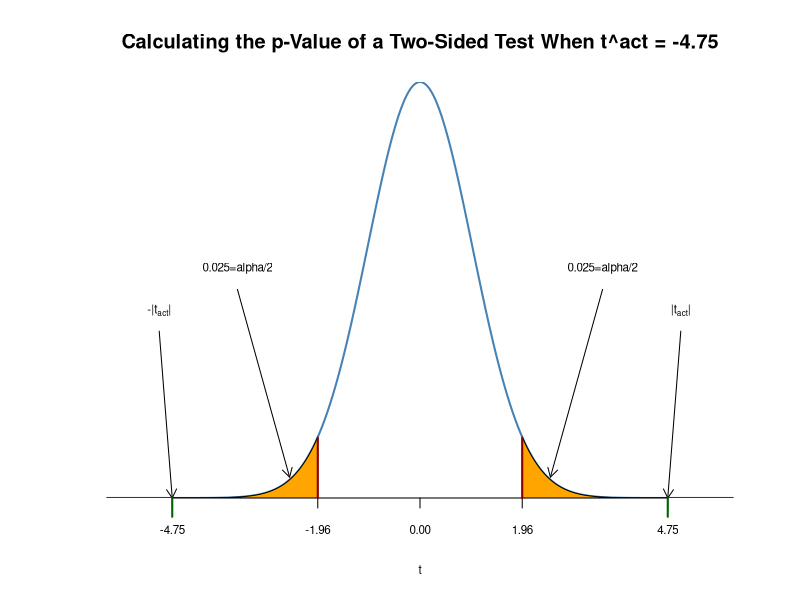
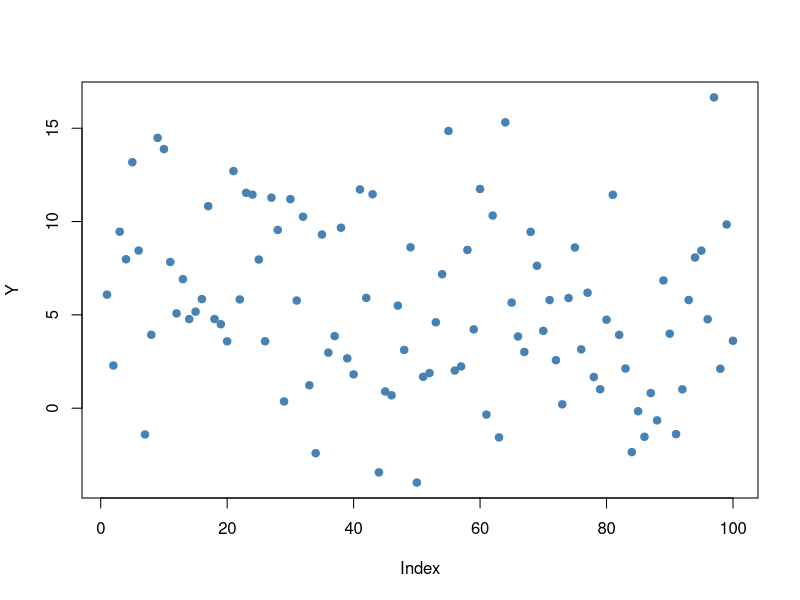
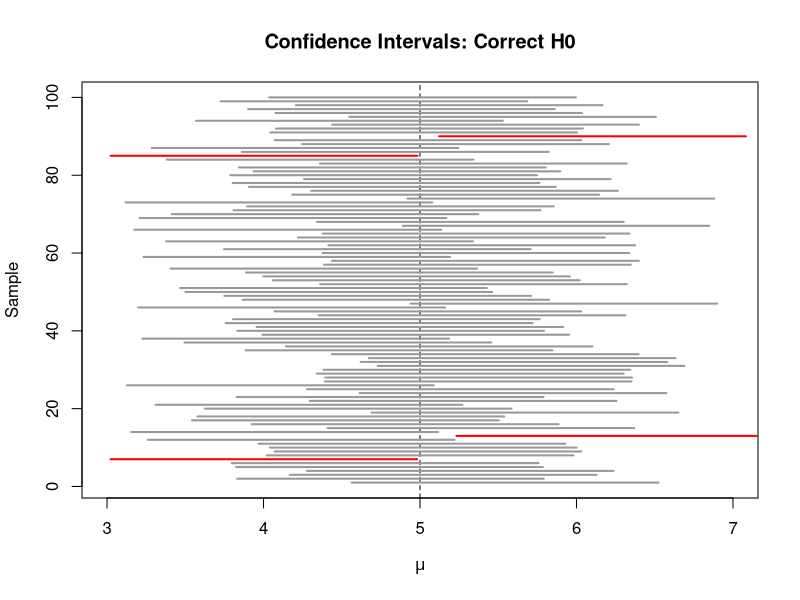
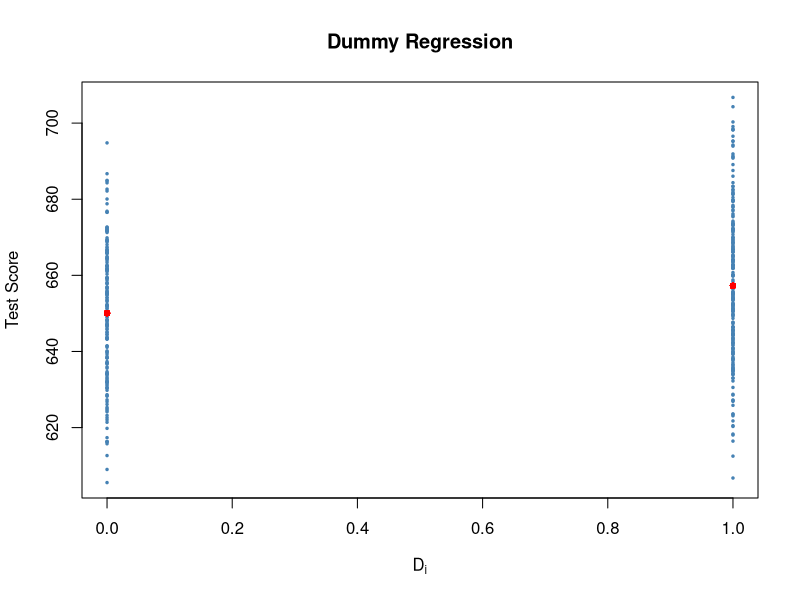
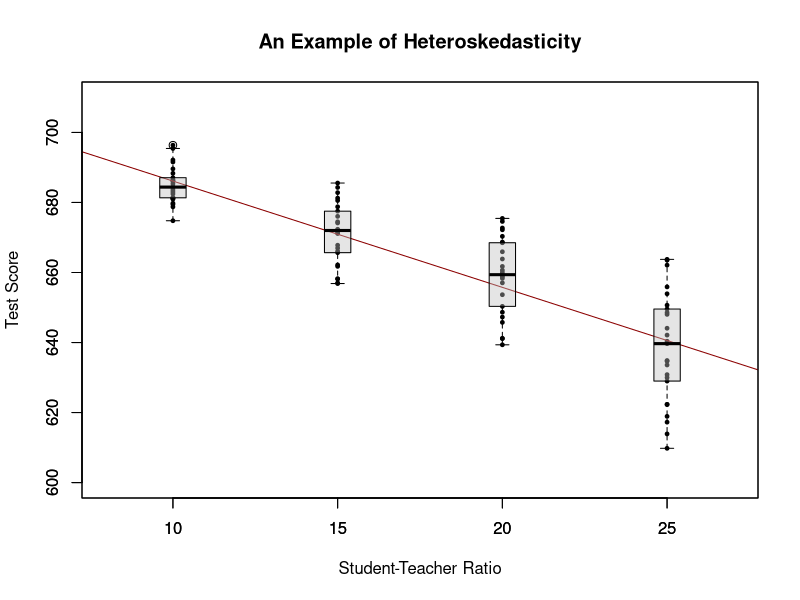
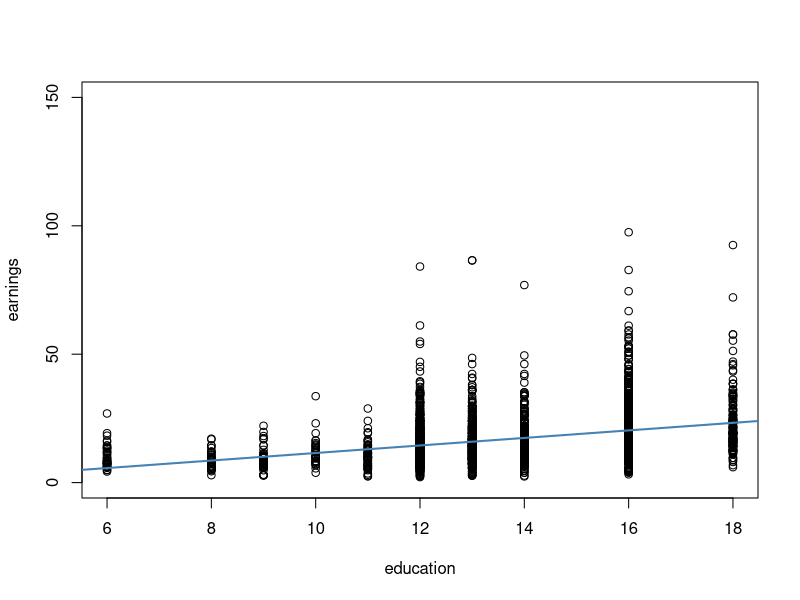
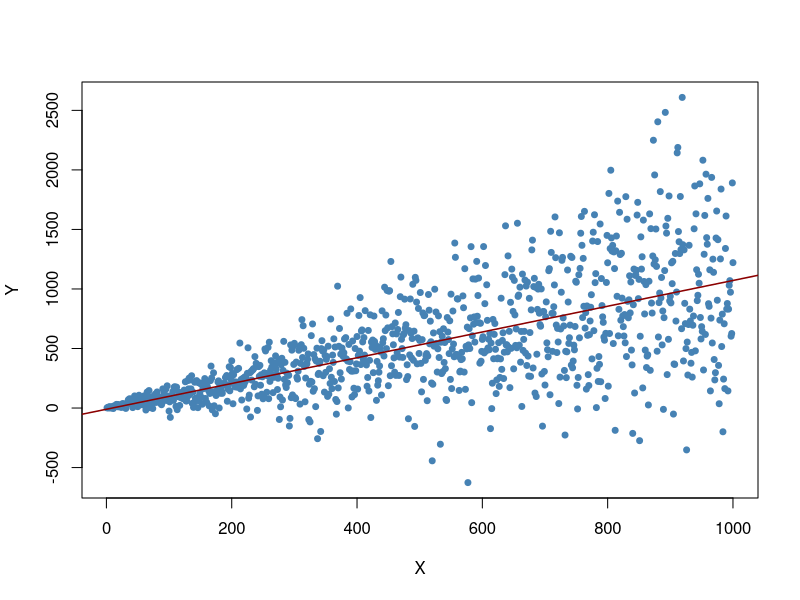
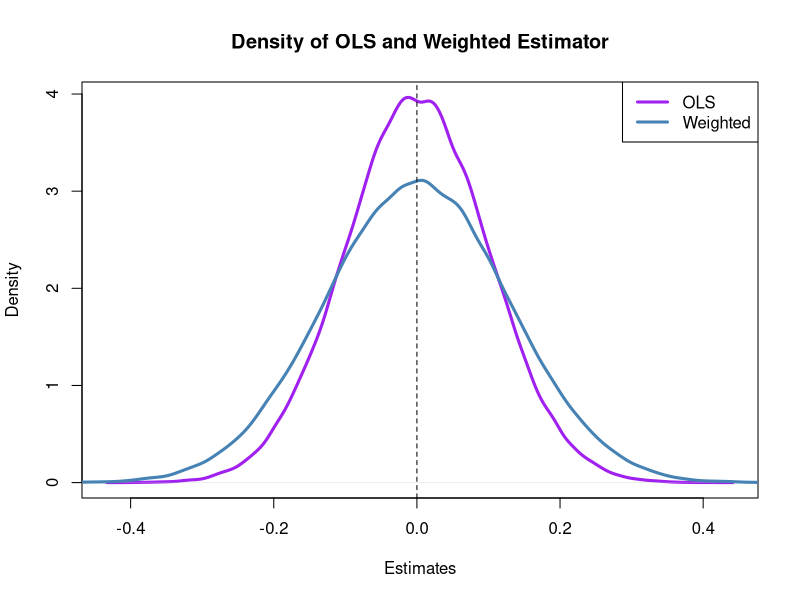

The R source for these figures, in order:
## ---- chunk 1
library(AER)
data(CASchools)
CASchools$STR     <- CASchools$students/CASchools$teachers     # class size
CASchools$score    <- (CASchools$read + CASchools$math)/2       # average test-score
linear_model <- lm(score ~ STR, data = CASchools)              # estimate the model
# print the summary of coefficients to the console
summary(linear_model)$coefficients
## ---- chunk 2
# determine degrees of freedom
linear_model$df.residual
## ---- chunk 3
2 * pt(-4.751327, df = 418)
## ---- chunk 4
2 * pnorm(-4.751327)
## ---- chunk 5
# Plot the standard normal on the domain [-6,6]
t <- seq(-6,6,0.01)

plot(x = t, 
     y = dnorm(t, 0, 1), 
     type = "l", 
     col = "steelblue", 
     lwd = 2, 
     yaxs = "i", 
     axes = F, 
     ylab = "", 
     main = "Calculating the p-Value of a Two-Sided Test When t^act = -4.75", 
     cex.lab = 0.7
     )

tact <- -4.75

axis(1, at = c(0,-1.96,1.96,-tact,tact), cex.axis=0.7)

# Shade the critical regions using polygon()

## critical region in left tail
polygon(x = c(-6, seq(-6,-1.96,0.01),-1.96),
        y = c(0, dnorm(seq(-6,-1.96,0.01)),0), 
        col = 'orange'
        )

## critical region in right tail

polygon(x = c(1.96, seq(1.96, 6, 0.01), 6),
        y = c(0, dnorm(seq(1.96, 6, 0.01)), 0), 
        col = 'orange'
        )

# Add arrows and texts indicating critical regions and the p-value
arrows(-3.5, 0.2, -2.5, 0.02, length = 0.1)
arrows(3.5, 0.2, 2.5, 0.02, length = 0.1)

arrows(-5, 0.16, -4.75, 0, length = 0.1)
arrows(5, 0.16, 4.75, 0, length = 0.1)

text(-3.5,0.22, labels = paste("0.025=",expression(alpha),"/2",sep = ""), cex = 0.7)
text(3.5,0.22, labels = paste("0.025=",expression(alpha),"/2",sep = ""), cex = 0.7)

text(-5,0.18, labels = expression(paste("-|",t[act],"|")), cex = 0.7)
text(5,0.18, labels = expression(paste("|",t[act],"|")), cex = 0.7)

# Add ticks indicating critical values at the 0.05-level, t^act and -t^act 
rug(c(-1.96,1.96), ticksize  = 0.145, lwd = 2, col = "darkred")
rug(c(-tact,tact), ticksize  = -0.0451, lwd = 2, col = "darkgreen")

## ---- chunk 6
# set random seed for reproducibility
set.seed(4)

# generate and plot the sample data
Y <- rnorm(n = 100, 
           mean = 5, 
           sd =5
           )

plot(Y, 
     pch=19, 
     col = "steelblue"
     )
## ---- chunk 7
cbind(
  CIlower = mean(Y) - 1.96 * 5/10, 
  CIupper = mean(Y) + 1.96 * 5/10 
)
## ---- chunk 8
# set random seed
set.seed(1)

# initialize vectors of lower and upper interval boundaries
lower <- numeric(10000)
upper <- numeric(10000)

# loop sampling / estimation / CI
for(i in 1:10000) {
  Y <- rnorm(100, mean = 5, sd =5)
  lower[i] <- mean(Y) - 1.96 * 5/10
  upper[i] <- mean(Y) + 1.96 * 5/10
}

# join vectors of interval boundaries
CIs <- cbind(lower, upper)
## ---- chunk 9
sum(CIs[,1] <= 5 & 5 <= CIs[,2])/10000
## ---- chunk 10
# identify intervals not covering mu
# (4 intervals out of 100)
ID <- which(!(CIs[1:100,1] <= 5 & 5 <= CIs[1:100,2]))

# initialize the plot
plot(0, 
     xlim = c(3,7), 
     ylim = c(1,100), 
     ylab = "Sample", 
     xlab = expression(mu), 
     main = "Confidence Intervals: Correct H0")

# setup color vector
colors <- rep(gray(0.6), 100)
colors[ID] <- "red"

# draw reference line at mu=5
abline(v=5, lty=2)

# add horizontal bars representing the CIs
for(j in 1:100) {
  lines(c(CIs[j,1], CIs[j,2]), 
        c(j,j), 
        col = colors[j], 
        lwd=2)
}
## ---- chunk 11
confint(object = linear_model)
## ---- chunk 12
# Create the dummy variable as defined above
for (i in 1:nrow(CASchools)) {
  if (CASchools$STR[i] < 20) { 
    CASchools$D[i] <- 1
    } else {
      CASchools$D[i] <- 0
    }
  }
dummy_model <- lm(score ~ D, data = CASchools)
# Plot the data
plot(CASchools$D, CASchools$score, 
     pch=20, cex=0.5 ,col="Steelblue",
     xlab=expression(D[i]), ylab="Test Score",
     main = "Dummy Regression"
     )
points(CASchools$D, predict(dummy_model), col="red", pch=20)
## ---- chunk 13
# estimate the dummy regression model
dummy_model <- lm(score ~ D, data = CASchools)
summary(dummy_model)
## ---- chunk 14
# confidence intervals for coefficients in the dummy regression
confint(dummy_model)
## ---- chunk 15
# load scales package for custom color opacities
library(scales)

# Genrate some heteroskedastic data
set.seed(123) 
x <- rep(c(10,15,20,25),each=25)
e <- rnorm(100, sd=12)                
i <- order(runif(100, max=dnorm(e, sd=12))) 
y <- 720 - 3.3 * x + e[rev(i)]

# Estimate the model 
mod <- lm(y ~ x)

# Plot the data
plot(x=x, 
     y=y, 
     main="An Example of Heteroskedasticity",
     xlab = "Student-Teacher Ratio",
     ylab = "Test Score",
     cex = 0.5, 
     pch = 19, 
     xlim = c(8,27), 
     ylim = c(600,710)
     )

# Add the regression line to the plot
abline(mod, col="darkred")

# Add boxplots to the plot
boxplot(y ~ x, 
        add = TRUE, 
        at = c(10,15,20,25), 
        col = alpha("gray", 0.4), 
        border = "black"
        )
## ---- chunk 16
# load package and attach data
library(AER)
data("CPSSWEducation")
attach(CPSSWEducation)

# get an overview
summary(CPSSWEducation)

# estimate a simple regression model
labor_model <- lm(earnings ~ education)

# plot observations and add the regression line
plot(education, 
     earnings, 
     ylim = c(0,150)
     )

abline(labor_model, col="steelblue", lwd=2)
## ---- chunk 17
labor_model
## ---- chunk 18
confint(labor_model)
## ---- chunk 19
# Store model summary in 'mod'
model <- summary(linear_model)

# Extract the standard error of the regression from model summary
SER <- model$sigma

# Compute the variation in 'size'
V <- (nrow(CASchools)-1) * var(CASchools$STR)

# Compute the standard error of the slope parameter's estimator and print it
SE.beta_1.hat <- sqrt(SER^2/V)
SE.beta_1.hat

# Use logical operators to see if the value computed by hand matches the one provided # in mod$coefficients. Round estimates to four decimal places

round(model$coefficients[2,2], 4) == round(SE.beta_1.hat, 4)

## ---- chunk 20
# load the sandwich package
library(sandwich)

# compute robust standard error estimates
vcov <- vcovHC(linear_model, type = "HC0")
vcov
## ---- chunk 21
# compute the square root of the diagonal elements in vcov
robust_se <- sqrt(diag(vcov))
robust_se
## ---- chunk 22
# We invoke the function `coeftest()` on our model
coeftest(linear_model, vcov. = vcov)
## ---- chunk 23
# set random seed
set.seed(21)

# generate heteroskedastic data 
X <- 1:1000
Y <- rnorm(n = 1000, mean = X, sd = 0.6*X)

# estimate a simple regression model
reg <- lm(Y ~ X)
## ---- chunk 24
# plot the data
plot(X, Y, pch = 19, col="steelblue", cex = 0.8)

# add the regression line to the plot
abline(reg, col = "darkred", lwd = 1.5)
## ---- chunk 25
# test using default standard error
linearHypothesis(reg, hypothesis.matrix = "X = 1")$'Pr(>F)'[2] < 0.05

# test using robust standard error
linearHypothesis(reg, hypothesis.matrix = "X = 1", white.adjust = "hc0")$'Pr(>F)'[2] < 0.05
## ---- chunk 26
# initialize vectors t and t.rob
t <- numeric(10000)
t.rob <- numeric(10000)

# loop sampling and estimation
for (i in 1:10000) {
  
  # sample data
  X <- 1:1000
  Y <- rnorm(n = 1000, mean = X, sd = 0.6*X)

  # estimate regression model
  reg <- lm(Y ~ X)

  # homoskedasdicity-only significance test
  t[i] <- linearHypothesis(reg, "X = 1")$'Pr(>F)'[2] < 0.05

  # robust significance test
  t.rob[i] <- linearHypothesis(reg, "X = 1", white.adjust = "hc0")$'Pr(>F)'[2] < 0.05

}

# compute fraction of rejections
cbind(t = sum(t), t.rob = sum(t.rob)) / 10000
## ---- chunk 27
# Set sample size and number of repititions
n <- 100      
reps <- 1e5

# Choose epsilon and create a vector of weights as defined above
epsilon <- 0.8
w <- c(rep((1+epsilon)/n,n/2), 
       rep((1-epsilon)/n,n/2) 
      )

# Draw a random sample y_1,...,y_n from the standard normal distribution, 
# use both estimators 1e5 times and store the result in thr vectors ols and 
# weightedestimator

ols <- rep(NA, reps)
weightedestimator <- rep(NA, reps)

for (i in 1:reps) {
  y <- rnorm(n)
  ols[i] <- mean(y)
  weightedestimator[i] <- crossprod(w,y)
}

# Plot kernel density estimates of the estimators' distributions 

## OLS
plot(density(ols), 
     col = "purple", 
     lwd = 3, 
     main = "Density of OLS and Weighted Estimator",
     xlab = "Estimates"
     )

## Weighted
lines(density(weightedestimator), 
      col = "steelblue", 
      lwd = 3
      ) 

## Add a dashed line at 0 and a legend to the plot
abline(v = 0, lty = 2)
legend('topright', 
       c("OLS","Weighted"), 
       col = c("purple","steelblue"), 
       lwd = 3
       )
## ---- chunk 28
# initialize vectors
beta_0 <- numeric(10000)
beta_1 <- numeric(10000)

# loop sampling / estimation / t statistics
for (i in 1:10000) {

  X <- runif(20,0,20)
  Y <- rnorm(n = 20, mean = X)
  reg <- summary(lm(Y ~ X))
  beta_0[i] <- (reg$coefficients[1,1] - 0)/(reg$coefficients[1,2])
  beta_1[i] <- (reg$coefficients[2,1] - 1)/(reg$coefficients[2,2])

}

# plot distributions and compare with t_18 density function
par(mfrow = c(1,2))

# plot simulated density of beta_0
plot(density(beta_0), 
     lwd= 2 , 
     main = expression(widehat(beta)[0]), 
     xlim = c(-4, 4)
    )

# add t_18 density to the plot
curve(dt(x, df = 18), 
      add = T, 
      col = "red", 
      lwd = 2, 
      lty = 2
      )

# plot simulated density of beta_1
plot(density(beta_1), 
     lwd = 2, 
     main = expression(widehat(beta)[1]), xlim=c(-4,4)
     )

# add t_18 density to the plot
curve(dt(x, df = 18), 
      add = T, 
      col = "red", 
      lwd = 2, 
      lty = 2
      ) 
